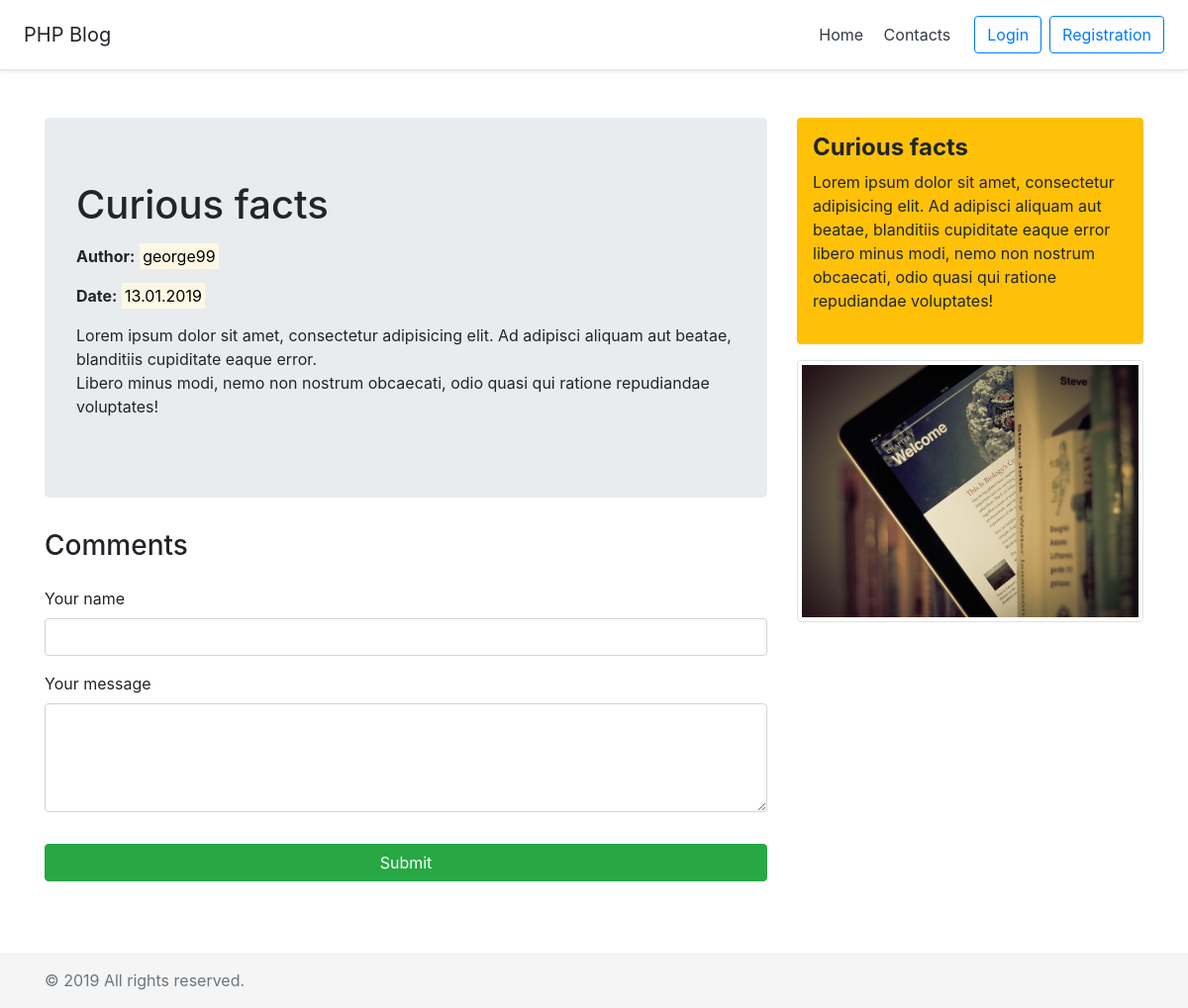
The page /news?id=4 on the database its author committed.
### tables this page shows
CREATE TABLE `articles` (
  `id` int(11) UNSIGNED NOT NULL,
  `title` varchar(255) NOT NULL,
  `intro` text NOT NULL,
  `text` text NOT NULL,
  `date` int(10) UNSIGNED NOT NULL,
  `author` varchar(20) NOT NULL
);

### news.php (the view, shortened to what this page needs)
<?php
require_once ('ajax/mysql_connect.php');
$sql = 'SELECT * FROM `articles` WHERE `id` = :id';
$id = $_GET['id'];
$query = $pdo->prepare($sql);
$query->execute(['id' => $id]);
$article = $query->fetch(PDO::FETCH_OBJ);
require 'inc/header.php';
?>
  <div class="container">
    <div class="row">
      <div class="col-md-8 mb-5">
        <div class="jumbotron">
          <h1 class="mb-3"><?=$article->title?></h1>
          <p><b>Author:</b> <mark><?=$article->author?></mark></p>
          <?php
            $date = date('d.m.Y', $article->date);
          ?>
          <p><b>Date:</b> <mark><?=$date?></mark></p>
          <?php
          echo '<p>' . nl2br($article->text) . '</p>';
          ?>
        </div>
        <h3 class="mb-4">Comments</h3>
        <form action="news?id=<?=$_GET['id']?>" method="post" id="messForm">
          <p>
            <label for="name">Your name</label>
            <input type="text" value="<?=$_COOKIE['log']?>" name="name" id="name" class="form-control">
          </p>
          <p>
            <label for="mess">Your message</label>
            <textarea name="mess" id="mess" class="form-control"></textarea>
          </p>
          <button type="submit" id="mess_send" name="submit" class="btn btn-success mt-3 mb-4 w-100">Submit</button>
        </form>
      </div>
      <?php require 'inc/aside.php'; ?>
    </div>
  </div>
<?php require 'inc/footer.php'; ?>

### css/styles.css (style rules this page uses)
form textarea.form-control { height: 110px; }

### rows shown on the page
articles: title "Curious facts", author "george99", date "13.01.2019", text "Lorem ipsum dolor sit amet, consectetur adipisicing elit. Ad adipisci aliquam aut beatae, blanditiis cupiditate eaque error. Libero minus modi, nemo non nostrum obcaecati, odio quasi qui ratione repudiandae voluptates!"
